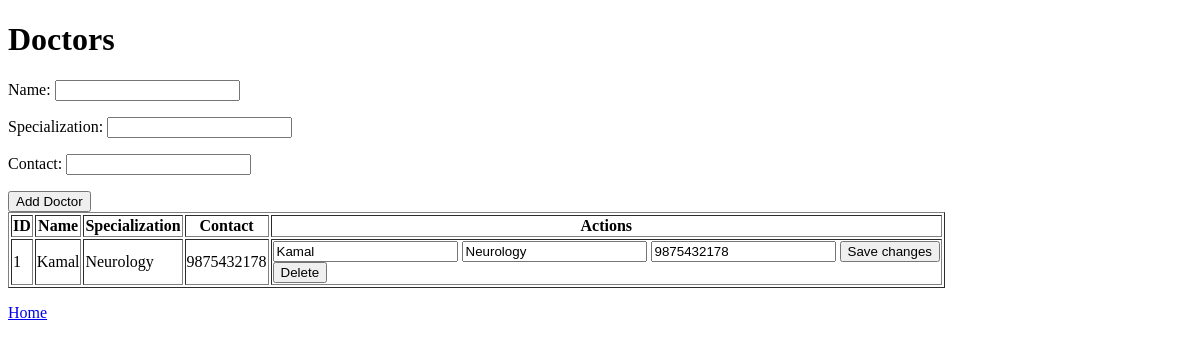
/doctors, run on an earlier commit of the app's database.
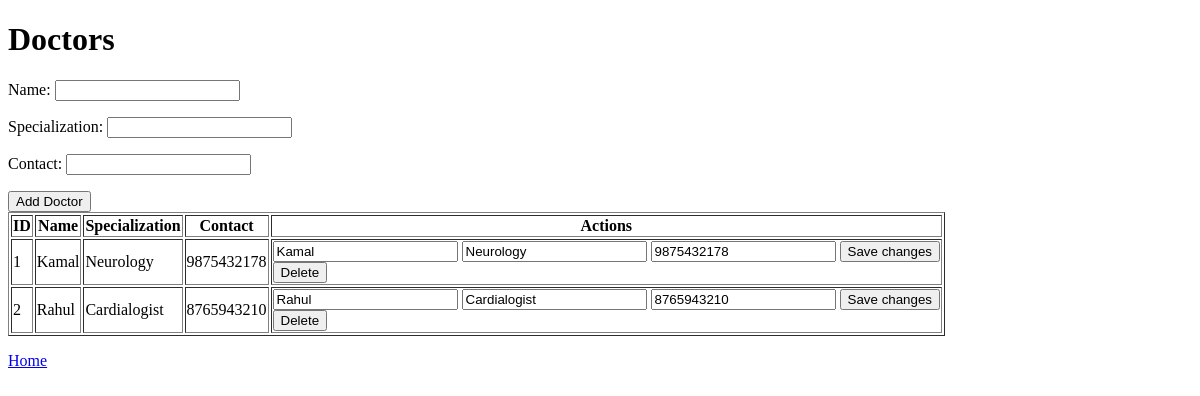
And on a later commit of the database.
### tables this page shows
CREATE TABLE doctors(
        doctor_id INTEGER PRIMARY KEY AUTOINCREMENT,
        name TEXT NOT NULL,
        specialization TEXT NOT NULL,
        contact TEXT NOT NULL
    );

### app.py (the view, shortened to what this page needs)
@app.route("/doctors", methods=["GET", "POST"])
def doctors():
    service = DoctorService()
    error = None
    doctors = service.get_all_doctors()
    return render_template("doctors.html", doctors=doctors, error=error)

### services/database.py (called while the page is built)
    def create_doctor_table(self):
        self.cursor.execute("""
        CREATE TABLE IF NOT EXISTS doctors(
        doctor_id INTEGER PRIMARY KEY AUTOINCREMENT,
        name TEXT NOT NULL,
        specialization TEXT NOT NULL,
        contact TEXT NOT NULL
    )
    """)
        self.connection.commit()

    def fetch_all(self, query, params=None):
        if params:
            self.cursor.execute(query, params)
        else:
            self.cursor.execute(query)
        return self.cursor.fetchall()

### services/doctor_service.py (called while the page is built)
    def get_all_doctors(self):
        return self.db.fetch_all("SELECT * FROM doctors")

### templates/doctors.html (shortened to what this page needs)
<!DOCTYPE html>
<html>
<head>
</head>
<body>
    <h1>Doctors</h1>
    <form method="post">
        <p><label>Name: <input type="text" name="name" required></label></p>
        <p><label>Specialization: <input type="text" name="specialization" required></label></p>
        <p><label>Contact: <input type="text" name="contact" required></label></p>
        <button type="submit">Add Doctor</button>
    </form>
    <table border="1">
        <tr>
            <th>ID</th>
            <th>Name</th>
            <th>Specialization</th>
            <th>Contact</th>
            <th>Actions</th>
        </tr>
        {% for doctor in doctors %}
        <tr>
            <td>{{ doctor[0] }}</td>
            <td>{{ doctor[1] }}</td>
            <td>{{ doctor[2] }}</td>
            <td>{{ doctor[3] }}</td>
            <td>
                <form method="post" action="/doctors/{{ doctor[0] }}/update">
                    <input name="name" value="{{ doctor[1] }}" required>
                    <input name="specialization" value="{{ doctor[2] }}" required>
                    <input name="contact" value="{{ doctor[3] }}" required>
                    <button type="submit">Save changes</button>
                </form>
                <form method="post" action="/doctors/{{ doctor[0] }}/delete"
                      onsubmit="return confirm('Delete this doctor?');">
                    <button type="submit">Delete</button>
                </form>
            </td>
        </tr>
        {% else %}
        <tr>
            <td colspan="5">No doctors found.</td>
        </tr>
        {% endfor %}
    </table>
    <p><a href="/">Home</a></p>
</body>
</html>

What changed in the data, as far as the page shows it:
added doctors: doctor_id "2", name "Rahul", specialization "Cardialogist", contact "8765943210"
